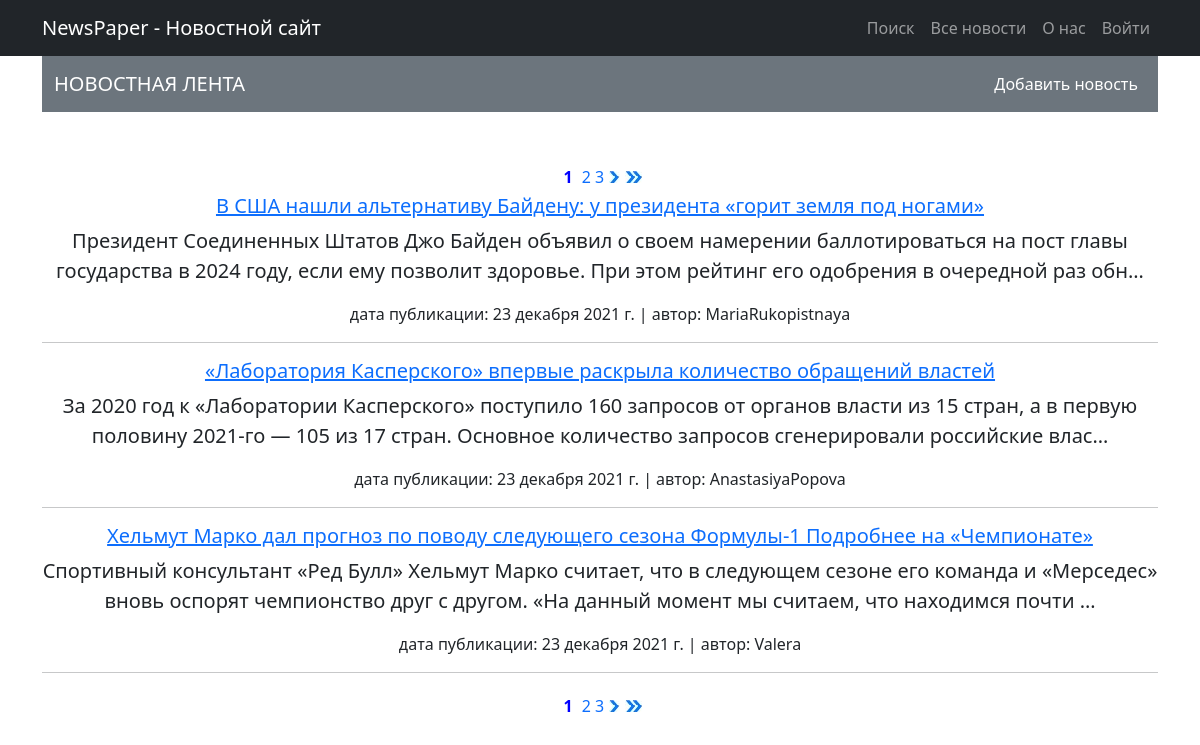
Page /news/ on the committed database.
### news/models.py (models this page shows, shortened)
class Post(models.Model):
    author = models.ForeignKey(Author, on_delete=models.CASCADE)
    NEWS = 'NW'
    ARTICLE = 'AR'
    CATEGORY_CHOICES = (
        (NEWS, 'Новость'),
        (ARTICLE, 'Статья')
    )
    categoryType = models.CharField(max_length=2, choices=CATEGORY_CHOICES, default=ARTICLE)
    dateCreation = models.DateTimeField(auto_now_add=True)
    postCategory = models.ManyToManyField(Category, through='PostCategory')
    title = models.CharField(max_length=128)
    text = models.TextField()
    rating = models.SmallIntegerField(default=0)
    class Meta:
        verbose_name = 'Пост'
        verbose_name_plural = 'Посты'

class Author(models.Model):
    authorUser = models.OneToOneField(User, on_delete=models.CASCADE)
    ratingAuthor = models.SmallIntegerField(default=0)
    def __str__(self):
        return '{}'.format(self.authorUser)
    class Meta:
        verbose_name = 'Автор'
        verbose_name_plural = 'Авторы'

### news/views.py (the view)
# urls.py: path('', NewsList.as_view(), name='news'),  # Главная страница - список новостей
class NewsList(ListView):
    model = Post
    template_name = 'news/news.html'
    context_object_name = 'news'
    ordering = ['-dateCreation']
    paginate_by = 3
    def get_context_data(self, **kwargs):
        context = super().get_context_data(**kwargs)
        context['filter'] = NewsFilter(self.request.GET, queryset=self.get_queryset())
        return context

### news/templatetags/custom_filters.py (called while the page is built)
@register.filter(name='Censor')
def Censor(value, arg):
    variants = ['mat', 'мат', 'перемат', 'блбл']
    for variant in variants:
        value = value.replace(variant, '***')
    return value

### templates/news/news.html (shortened to what this page needs)
{% extends 'news/default.html' %}
{% load custom_filters %}
{% load static %}
{% block title-container %}
<span class="navbar-brand text-white text-uppercase">
Новостная лента
</span>
{% endblock %}
{% block nav-container %}
<li class="nav-item">
    <a class="nav-link text-white" href="{% url 'create' %}">
        Добавить новость
    </a>
</li>
{% endblock %}
{% block content %}
{% if is_paginated %}
    {% for num in page_obj.paginator.page_range %}
        {% if page_obj.number == num %}
            <a class="my_class" ><span>{{ num }}</span></a>
        {% elif num > page_obj.number|add:'-3' and num < page_obj.number|add:'3' %}
            <a class="my_class" href="?page={{ num }}">
                {{ num }}
            </a>
        {% endif %}
    {% endfor %}
    {% if page_obj.has_next %}
        <a class="my_class" href="?page={{ page_obj.next_page_number }}">
            <img src="{% static 'img/next_page.png' %}" alt="photo">
        </a>
        <a class="my_class" href="?page={{ page_obj.paginator.num_pages }}">
            <img src="{% static 'img/next_end_page.png' %}" alt="photo">
        </a>
    {% endif %}
    {% if news %}
        {% for new in news %}
            <h5>
                <a href="{% url 'detail' new.pk %}">
                    {{ new.title | Censor:"" }}
                </a>
            </h5>
            <p class="lead">{{ new.text|truncatechars:200 | Censor:"" }} </p>
            <p>дата публикации: {{ new.dateCreation.date }} | автор: {{new.author}}</p>
            <hr>
        {% endfor %}
    {% else %}
        <h2>К сожалению новостей пока нет!!!</h2>
    {% endif %}
    {% for num in page_obj.paginator.page_range %}
        {% if page_obj.number == num %}
            <a class="my_class" ><span>{{ num }}</span></a>
        {% elif num > page_obj.number|add:'-3' and num < page_obj.number|add:'3' %}
            <a class="my_class" href="?page={{ num }}">
                {{ num }}
            </a>
        {% endif %}
    {% endfor %}
    {% if page_obj.has_next %}
        <a class="my_class" href="?page={{ page_obj.next_page_number }}">
            <img src="{% static 'img/next_page.png' %}" alt="photo">
        </a>
        <a class="my_class" href="?page={{ page_obj.paginator.num_pages }}">
            <img src="{% static 'img/next_end_page.png' %}" alt="photo">
        </a>
    {% endif %}
{% endif %}
{% endblock %}

### templates/news/default.html (shortened to what this page needs)
<!DOCTYPE html>
<html lang="en">
    <head>
        {% load static %}
        <link href="{% static 'css/styles.css' %}" rel="stylesheet" />
        <link href="{% static 'css/my_styles.css' %}" rel="stylesheet" />
    </head>
    <body>
        <nav class="navbar navbar-expand-lg navbar-dark bg-dark">
            <div class="container">
                <a class="navbar-brand" href="{% url 'news' %}">NewsPaper - Новостной сайт</a>
                <div class="collapse navbar-collapse" id="navbarSupportedContent">
                    <ul class="navbar-nav ms-auto mb-2 mb-lg-0">
                        <li class="nav-item">
                            <a class="nav-link" href="{% url 'search' %}">Поиск</a>
                        </li>
                        <li class="nav-item">
                            <a class="nav-link" href="{% url 'news' %}">Все новости</a>
                        </li>
                        <li class="nav-item">
                            <a class="nav-link" href="{% url 'about' %}">О нас</a>
                        </li>
                        <li class="nav-item">
                            {% if request.user.username %}
                                <a class="nav-link" href="{% url 'account' %}">
                                    {{ request.user.username }}
                                 </a>
                            {% else %}
                                <a class="nav-link" href="{% url 'login' %}"> Войти </a>
                            {% endif%}
                        </li>
                    </ul>
                </div>
            </div>
        </nav>
        <div class="container">
            <nav class="navbar navbar-expand-lg navbar-dark bg-secondary">
                <div class="container">
                   <span class="navbar-brand text-white text-uppercase">
                       {% block title-container %}
                       {% endblock %}
                   </span>
                    <div class="collapse navbar-collapse">
                        <ul class="navbar-nav ms-auto mb-2 mb-lg-0">
                                {% block nav-container %}
                                {% endblock %}
                        </ul>
                    </div>
                </div>
            </nav>
            <div class="text-center mt-5">
                    {% block content %}
                    {% endblock %}
            </div>
        </div>
    </body>
</html>

### static/css/my_styles.css (style rules this page uses)
.my_class { display: inline-flex; text-decoration: none; }
.my_class span { padding: 5px; color: blue; font-size: 16px; font-weight: bold; }

### rows in the picture
Post: title|Censor "В США нашли альтернативу Байдену: у президента «горит земля под ногами»", text|Censor "Президент Соединенных Штатов Джо Байден объявил о своем намерении баллотироваться на пост главы государства в 2024 году, если ему позволит здоровье. При этом рейтинг его одобрения в очередной раз обн…", dateCreation "23 декабря 2021 г.", author "MariaRukopistnaya"
Post: title|Censor "«Лаборатория Касперского» впервые раскрыла количество обращений властей", text|Censor "За 2020 год к «Лаборатории Касперского» поступило 160 запросов от органов власти из 15 стран, а в первую половину 2021-го — 105 из 17 стран. Основное количество запросов сгенерировали российские влас…", dateCreation "23 декабря 2021 г.", author "AnastasiyaPopova"
Post: title|Censor "Хельмут Марко дал прогноз по поводу следующего сезона Формулы-1 Подробнее на «Чемпионате»", text|Censor "Спортивный консультант «Ред Булл» Хельмут Марко считает, что в следующем сезоне его команда и «Мерседес» вновь оспорят чемпионство друг с другом. «На данный момент мы считаем, что находимся почти …", dateCreation "23 декабря 2021 г.", author "Valera"

### other values in the picture
{{ num }} "1"
{{ num }} "2" "3"
